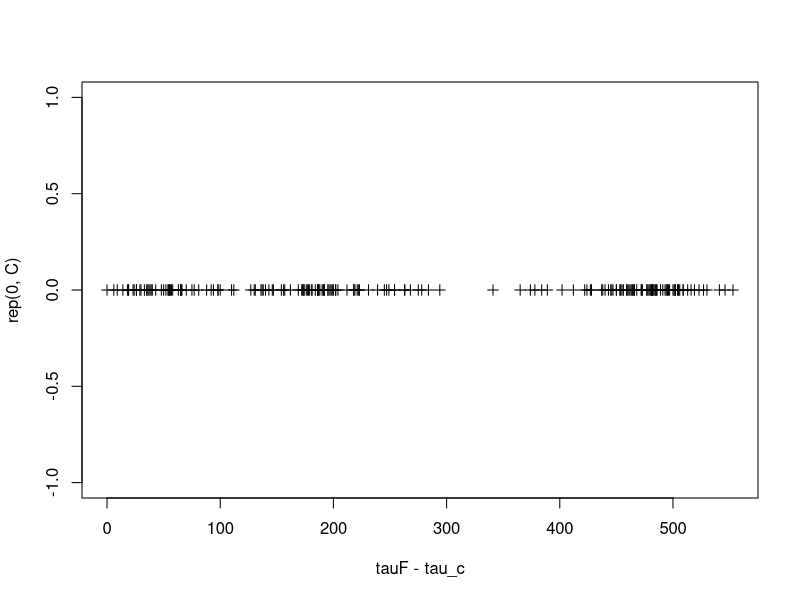

The R script that drew this image: (Note: this script raises an error after producing the figure.)
## Simulate and add on delay
set.seed(1) # 1 or 100
C_true = 200
C = C_true
tauF = 900
tauH = tauF

if(F){
  tau_c = sort(c(tauF, sample(1:tauF,C-1, T)), T)
  
}
#tau_c = rep(tauF, C)
if(T){
  
  xx = c(1,rbeta(3*C/8,10,40),rbeta(C/8, 3,3),rbeta(C/4, 40,20), rbeta(C/8-1,45,5),1-rexp(C/8, 10))
  
  #tau_c = sort(ceiling(xx*tauF), T)
  
  #tau_c = sort(tauF-(rep(0:9/10*tauF, each = C/10)+rgeom(C, 0.1)),T)
  start_times_plan = sort(floor((1-xx)*600))
  tau_c = tauF-start_times_plan
  plot(tauF-tau_c,rep(0,C), pch = 3)
  
}
## quantiles of Weibull delay
p1 = 0.05; p2 = 0.95
q1 = 10; q2  =322
## solve for parameters
a_delay = log(log(1-p1)/log(1-p2))/log(q1/q2)
b_delay = q1/((-log(1-p1))^(1/a_delay))

## data:
#C = 60
delay_data = floor(rweibull(C,shape = a_delay, scale = b_delay))
start_times_true = start_times_plan+delay_data

idx_open = start_times_true<tauF
mean(idx_open)
C = sum(idx_open)
#start_times_plan = start_times_plan[idx]
start_times = start_times_true[idx_open]
tau_c = tauF - start_times
#tauF = floor(3*tauH/5)




start_times_x = start_times[start_times<tauF]
tau_c_x = tauF-start_times_x

tau_bar = mean(tau_c_x)

tauF = tauH
## true model - decaying
if(T){
  
  theta = log(0.02)
  k = 2.7
  mod_sim = list(g = g_kappa_closure(k), G = G_kappa_closure(k),
                 nllik = N_llik_closure(G_kappa_closure(k)),
                 lprior = lprior_closure(k),nlpost = Nlpost_closure(k))
  G = mod_sim$G
  g = mod_sim$g
  tauF = 3/5*tauH
  ts = seq(0,tauH, length = 1e2)
  G_true = G(ts, theta, tau_bar)
  plot(ts, G_true, type = 'l' )
  
  g_true = g(ts, theta, tau_bar)
  plot(ts, g_true, type = 'l' )
  tauF=tauH
  if(T){
    alpha = 1.4
    phi = 0.01
    lambda0 = rgamma(C, alpha, rate = alpha/phi)
  }
  
}



data = matrix(0, nrow = C, ncol = tauF)

N_cj = data

tilN_cj = data


for(c in 1:C){
  tilN_cj[c,1:(tau_c[c])] = rpois(tau_c[c],lambda0[c]*diff(c(0,G(1:(tau_c[c]),theta,tau_bar))))
  N_cj[c,1:(tau_c[c])] = tilN_cj[c,1:(tau_c[c])]
  N_cj[c,1] = N_cj[c,1]+1
  data[c,(tauF-tau_c[c]+1):tauF] = N_cj[c,1:(tau_c[c])]
}
accrual = cumsum(colSums(data))
plot(0:tauF, c(0,accrual), type = 'l', main = '', xlab = 'Time', ylab = 'Accrual', lwd = 2)
points(start_times,rep(0,C), pch = 3, col = 'red')
# plot(0,0, type = 'l', ylim = c(-1,max(N_cj)+1), xlim = c(0,tauF))
# for(c in 1:C){
#  points(1:(tau_c[c]),N_cj[c,1:(tau_c[c])])
# }
# 

if(T){
  tilN_cj = N_cj
  tauH = tauF
  data_H = data
  data_F = data
  tau_c_x = tau_c
  C_x = C
  if(T){
    #tauF = floor(1*tauH/4)
    tauF = 360#floor(3*tauH/5)
    #tauF = 200
    idx_x = as.logical(start_times<tauF)
    data_H = data[idx_x,]  # data available at the horizon
    data_F = data_H[,1:tauF]          # data available at the final observation day
    
    
    
    start_times_x = start_times[idx_x]
    tau_c_x = tauF-start_times_x
    
    idx_x = as.logical(c(idx_x,rep(0,C_true-C)))
    C_x = dim(data_F)[1]
    
    idx_censored = start_times_plan<tauF & (start_times_true)>=tauF
    
    N_cj_F = matrix(0, ncol = tauF, nrow = C_x)
    
    for(c in 1:C_x){
      
      N_cj_F[c,1:(tau_c_x[c])] = data_F[c,(start_times_x[c]+1):tauF]
    }
    
    tilN_cj = N_cj_F
    tilN_cj[,1] = N_cj_F[,1]-1 # remove first enrolment
    tilN_cj[(tilN_cj[,1]<0),1] = 0
  }
  delay_x = delay_data[idx_x]
  delay_censored = tauF - start_times_plan[idx_censored]
  
}
# par(mfrow = c(3,3))
# ind = sample(1:C, 9, replace = F)
# for(c in ind){
#  plot(cumsum(data[c,]), type = 'l', lwd = 2, ylim = c(0,20), xlab = 'Time', ylab = 'Accrual')
# }

par(mfrow = c(1,1))

